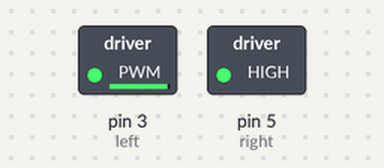
A sketch run on a simulated Arduino Uno, built with avr-gcc and run on an emulated ATmega328P. On the bench: switched loads named in the sketch (green lamp = pin HIGH). Dashed ring = blinking.

Above: at 0.05 s.
Timing chart, 0 to 4.6 s (numbered marks = the images above):
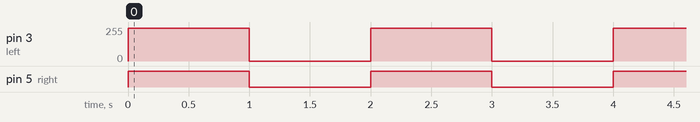

The sketch:

motor_tune.ino
```cpp
int left = 3;
int right= 5;


// the setup routine runs once when you press reset:
void setup() {
  // initialize the digital pin as an output.
  pinMode(left, OUTPUT);
  pinMode(right, OUTPUT);
}

// the loop routine runs over and over again forever:
void loop() {
  analogWrite(left,245);
  analogWrite(right, 255);
  delay(1000);               // wait for a second
  analogWrite(left, 0 );
  analogWrite(right, 0); //rn the LED off by making the voltage LOW
  delay(1000);               // wait for a second
}
```

Measured:
- by itself, pin 3 (left): alternates 245/255 for 1.0 s and 0/255 for 1.0 s
- by itself, pin 5 (right): alternates HIGH for 1.0 s and LOW for 1.0 s
